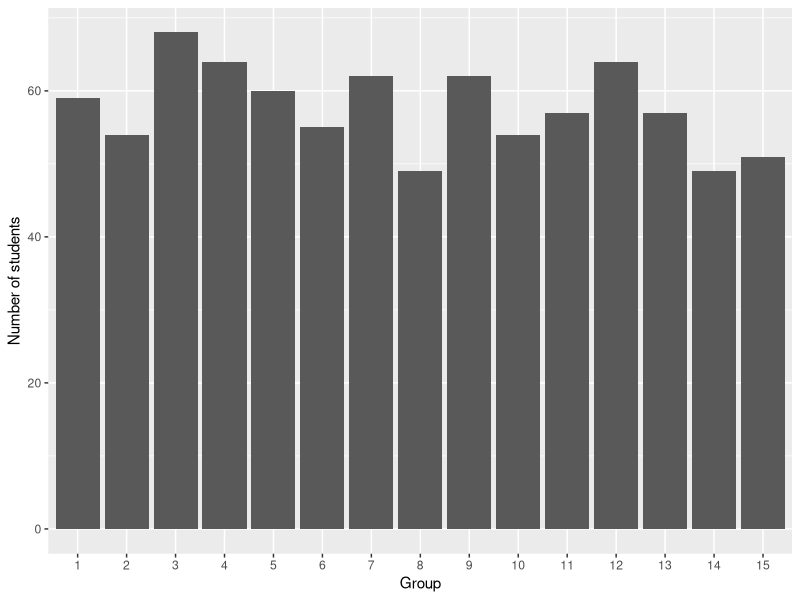

Recreate this plot in R.
## ---- chunk 1
library(readr)
library(here)
courses <- read_csv(here("courses.csv"), show_col_types = FALSE)
## ---- chunk 2
library(dplyr)
library(knitr)

courses |> 
  rename(
    course_name = course,
    identifier = course_id,
    number_of_exams = nb_grades
  ) |> 
  arrange(course_name) |> 
  kable()
## ---- chunk 3

students <- read_csv(here("students.csv"),show_col_types = FALSE) |>
  mutate(
    birth_date = as.Date(birth_date),
    sex = factor(sex)
  )

birth_date_class <- class(students$birth_date)
sex_class <- class(students$sex)

students |>
  slice_head(n = 5) |>
  kable()
## ---- chunk 4
library(readr)

grades <- read_delim(
  "grades.csv",
  delim = "|",
  na = "$",
  show_col_types = FALSE
)


## ---- chunk 5
library(dplyr)
library(ggplot2)

students |>
  count(group, name = "nb_students") |>
  ggplot(aes(x = factor(group), y = nb_students)) +
  geom_col() +
  labs(x = "Group", y = "Number of students")
